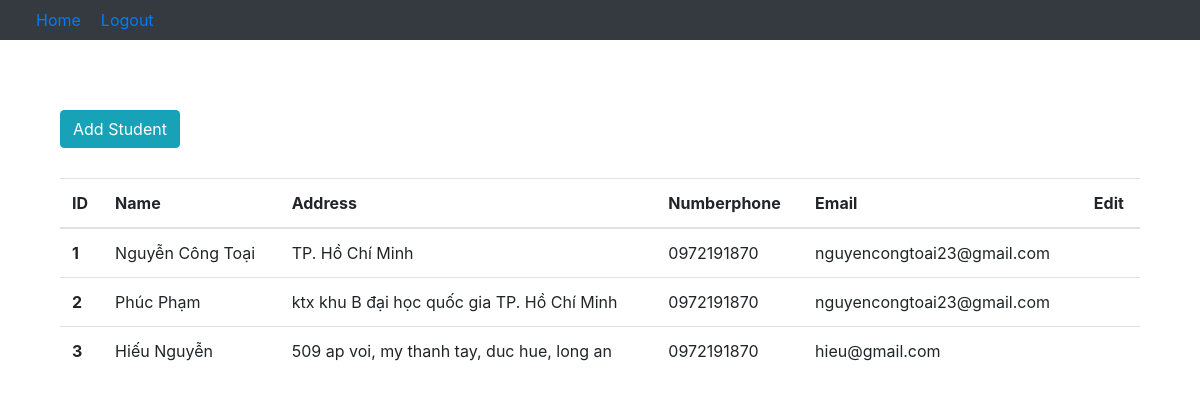
Screenshot of / (signed in) with the database file from the repository.
### app/models.py (models this page shows)
class Student(db.Model):
    id = db.Column(db.Integer, primary_key=True,autoincrement=True)
    name = db.Column(db.String(50),nullable=False)
    address = db.Column(db.String(50),nullable=True)
    numberphone = db.Column(db.String(50),nullable=True)
    gmailaddress = db.Column(db.String(50),nullable=True)

### app/views.py (the view)
@views.route('/', methods=['GET','POST'])
@login_required
def home():
    students =  Student.query.all()
    print(students)
    return render_template("home.html", user = current_user,students = students)

### app/__init__.py (called while the page is built)
def create_app():
    app = Flask(__name__)
    app.config['SECRET_KEY'] = 'dasdasdas dfdsf'
    app.config['SQLALCHEMY_DATABASE_URI'] = f'sqlite:///{DB_NAME}'
    db.init_app(app)
    from .views import views
    from .auth import auth
    app.register_blueprint(views, url_prefix='/')
    app.register_blueprint(auth, url_prefix='/')
    from .models import User, Student
    create_database(app)
    login_manager = LoginManager()
    login_manager.login_view = 'auth.login'
    login_manager.init_app(app)
    @login_manager.user_loader
    def load_user(id):
        return User.query.get(int(id))
    return app

### app/templates/home.html (shortened to what this page needs)
{% extends "base.html" %}{% block title %}Home Change{% endblock %}
{% block content %}
<div style="margin-top:70px" class="container">
    <a href="/addstudent"><input type="submit" name="Add Student" class="btn btn-info btn-md" value="Add Student"></a>
    <table style="margin-top:30px" class="table table-borderless">
        <thead>
            <tr>
                <th scope="col">ID</th>
                <th scope="col">Name</th>
                <th scope="col">Address</th>
                <th scope="col">Numberphone</th>
                <th scope="col">Email</th>
                <th scope="col">Edit</th>
            </tr>
        </thead>
        <tbody>
            {% for student in students %}
            <tr>
                <th scope="row">{{student.id}}</th>
                <td>{{student.name}}</td>
                <td>{{student.address}}</td>
                <td>{{student.numberphone}}</td>
                <td>{{student.gmailaddress}}</td>
                <td> </td>
            </tr>
            {% endfor %}
        </tbody>
    </table>
</div>
{% endblock %}

### app/templates/base.html (shortened to what this page needs)
<!DOCTYPE html>
<html lang="en">
<head>
    <link rel="stylesheet" href="https://maxcdn.bootstrapcdn.com/bootstrap/4.0.0/css/bootstrap.min.css">
</head>
<body>
    <nav class="navbar navbar-expand-lg navbar-dark bg-dark">
        <div class="collapse navbar-collapse" id="navbar">
            <div class="navbar-nav">
                {% if user.is_authenticated %}
                <a style="margin-left:20px" class="navbar-item navbar-link" id="home" href="/">Home</a>
                <a style="margin-left:20px" class="navbar-item navbar-link" id="logout" href="/logout">Logout</a>
                {% else %}
                <a style="margin-left:20px" class="navbar-item navbar-link" id="login" href="/login">Login</a>
                <a style="margin-left:20px" class="navbar-item navbar-link" id="signup" href="/sign_up">Sign Up</a>
                {% endif %}
            </div>
        </div>
    </nav>
    <div class="container">
        {% block content %}
        {% endblock %}
    </div>
</body>
</html>

### rows the page displays
Student: id "1", name "Nguyễn Công Toại", address "TP. Hồ Chí Minh", numberphone "0972191870", gmailaddress "nguyencongtoai23@gmail.com"
Student: id "2", name "Phúc Phạm", address "ktx khu B đại học quốc gia TP. Hồ Chí Minh", numberphone "0972191870", gmailaddress "nguyencongtoai23@gmail.com"
Student: id "3", name "Hiếu Nguyễn", address "509 ap voi, my thanh tay, duc hue, long an", numberphone "0972191870", gmailaddress "hieu@gmail.com"
